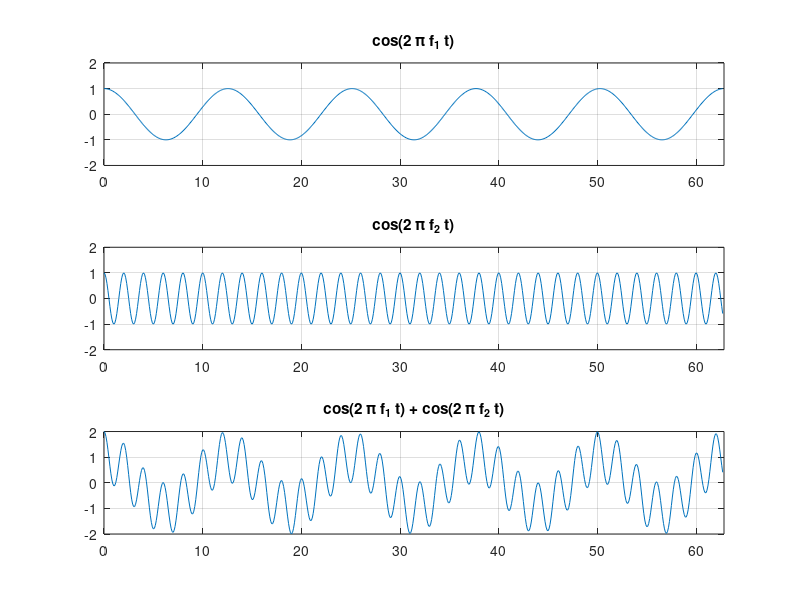

Write MATLAB code to recreate this figure. (Note: this script raises an error after producing the figure.)
echo on
% MAE 143 A
% Demo on Fourier Series - Filtering
%
% Mauricio de Oliveira

% Our signal has two cosine components
f1 = 1 / (4*pi)
f2 = 1 / 2

T1 = 1 / f1
T2 = 1 / f2

% We draw the signal for 5 periods of the slowest component
fs = 20*f2;
Ts = 1 / fs;
T = 5*T1;
t = [0 : Ts : T - Ts];
x1 = cos(2*pi*f1*t);
x2 = cos(2*pi*f2*t);
x = x1 + x2;

% and plot the signal
subplot(3,1,1)
plot(t, x1)
axis([0 T -2 2])
grid
title('cos(2 \pi f_1 t)')

subplot(3,1,2)
plot(t, x2)
axis([0 T -2 2])
grid
title('cos(2 \pi f_2 t)')

subplot(3,1,3)
plot(t, x)
axis([0 T -2 2])
grid
title('cos(2 \pi f_1 t) + cos(2 \pi f_2 t)')

pause

% Let us create a low pass filter with cutoff frequency at f1
wc = 2*pi*f1;
filter = tf(wc, [1 wc])

% and run the signal through the filter
y = lsim(filter, x, t);

% also compute the steady state using the frequency response
h1 = wc / (wc + j*2*pi*f1)
h2 = wc / (wc + j*2*pi*f2)
yss = abs(h1) * cos(2*pi*f1*t + phase(h1)) + ...
      abs(h2) * cos(2*pi*f2*t + phase(h2) );

% and plot the output signal
subplot(3,1,1)
plot(t, x)
axis([0 T -2 2])
grid
title('cos(2 \pi f_1 t) + cos(2 \pi f_2 t)')

subplot(3,1,2)
plot(t, x1)
axis([0 T -2 2])
grid
title('cos(2 \pi f_1 t)')

subplot(3,1,3)
plot(t, y, t, yss)
axis([0 T -2 2])
grid
title('filtered signal (with transient and steady-state)')

pause

% Let us now corrupt the signal with "noise"
xn = awgn(x, 6); 

% and plot the signal
subplot(3,1,1)
plot(t, x)
axis([0 T -2 2])
grid
title('signal: cos(2 \pi f_1 t) + cos(2 \pi f_2 t)')

subplot(3,1,2)
plot(t, xn - x)
axis([0 T -2 2])
grid
title('noise')

subplot(3,1,3)
plot(t, xn)
axis([0 T -2 2])
grid
title('signal + noise')

pause

% Let us create a low pass filter with cutoff frequency at 2*f2
wc = 2*pi*f2;
filter = tf(wc, [1 wc])

% and run the signal through the filter
y = lsim(filter, xn, t);

% and plot the output signal
subplot(3,1,1)
plot(t, xn)
axis([0 T -2 2])
grid
title('signal + noise')

subplot(3,1,2)
plot(t, x)
axis([0 T -2 2])
grid
title('signal')

subplot(3,1,3)
plot(t, y)
axis([0 T -2 2])
grid
title('filtered signal')

echo off
